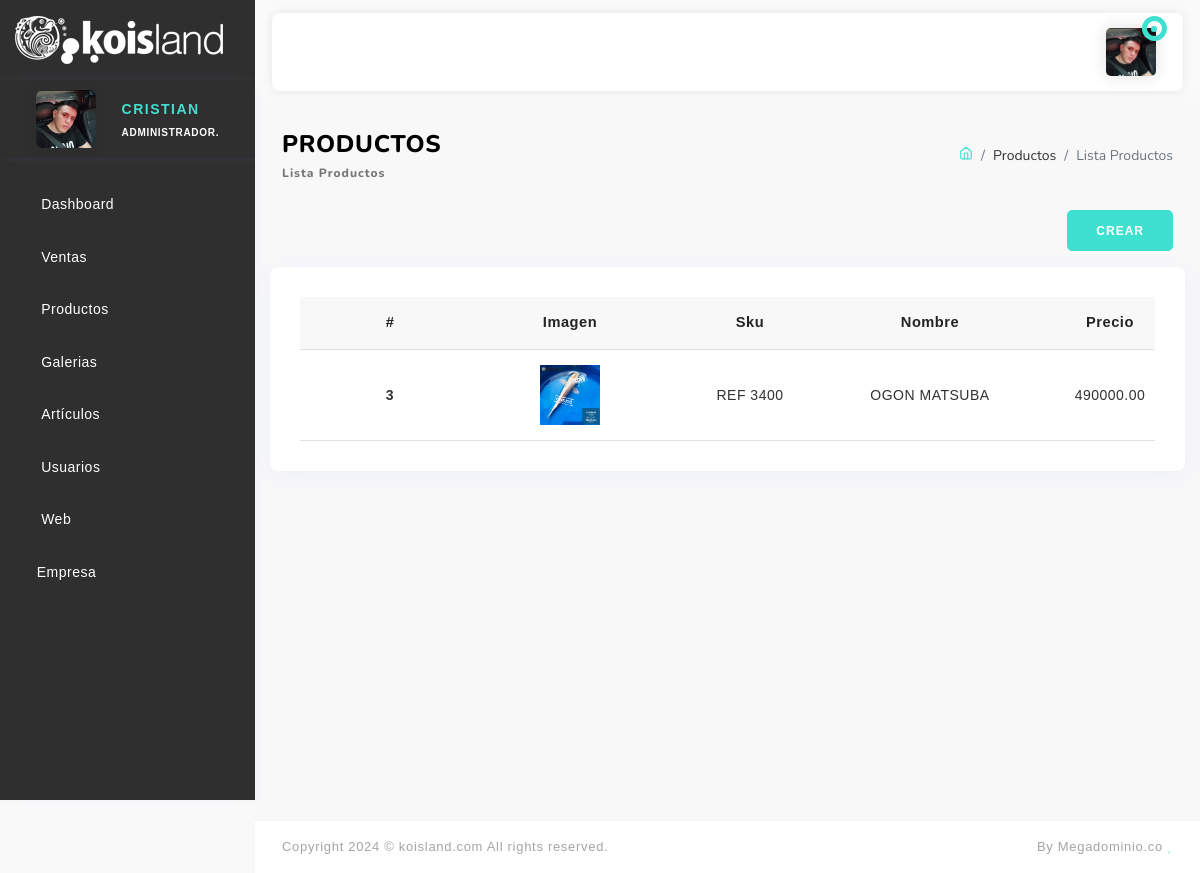
Page /pro/productos/ (signed in) on the earlier database version.
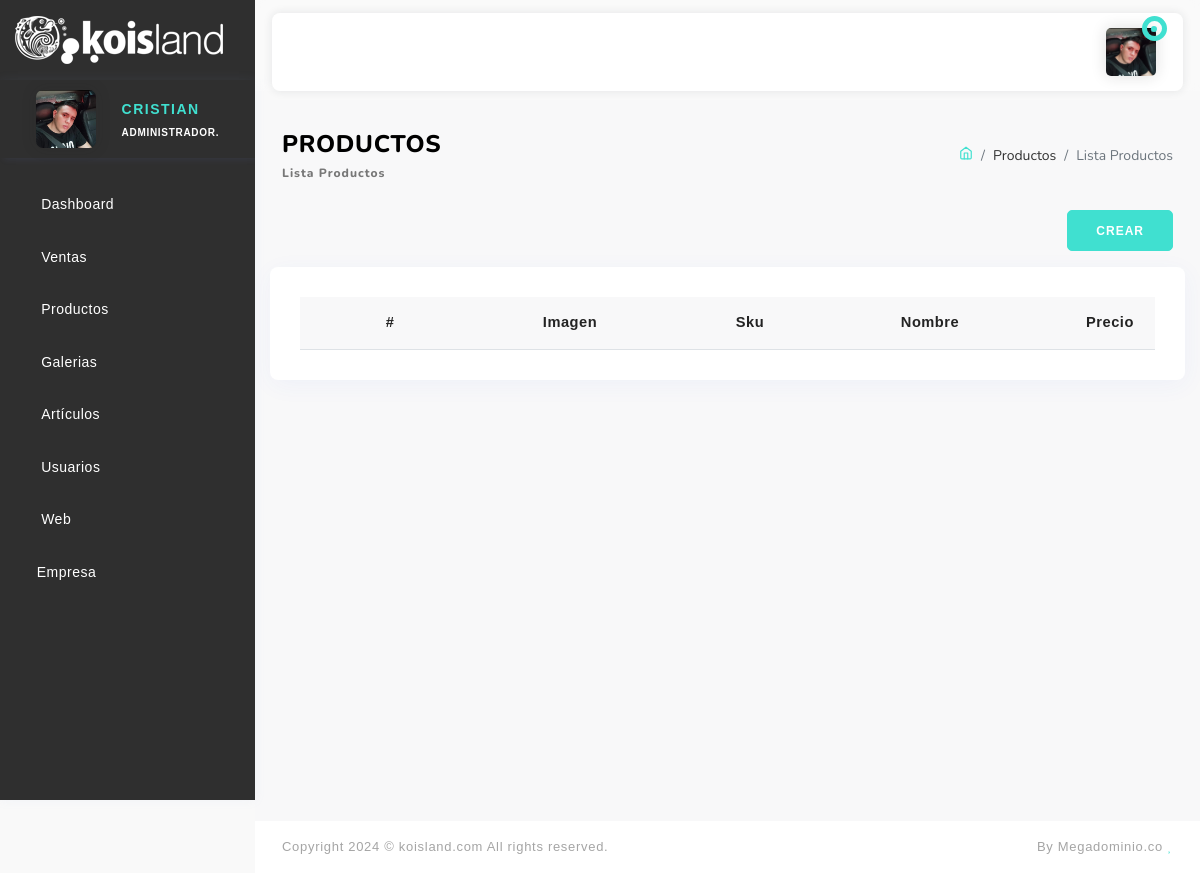
Same page on the later database version.
### usr/models.py (models this page shows, shortened)
class User(AbstractUser):
    image = models.ImageField(upload_to='img-users/', blank=True, null=True)
    identificacion = models.IntegerField(default=0, blank=True, null=True)
    telefono = models.IntegerField(default=0, blank=True, null=True)
    direccion = models.CharField(max_length=100, blank=True, null=True)
    cargo = models.ForeignKey(Cargo, on_delete=models.CASCADE, blank=True, null=True)

class Cargo(ClaseModelo):
    nombre = models.CharField(max_length=250)
    def __str__(self):
        return '{}'.format(self.nombre)

### bas/models.py (models this page shows, shortened)
class ClaseModelo(models.Model):
    estado = models.BooleanField(default=True)
    fc = models.DateTimeField(auto_now_add=True)
    fm = models.DateTimeField(auto_now=True)
    uc = models.ForeignKey(settings.AUTH_USER_MODEL,null=True, blank=True, on_delete=models.DO_NOTHING, related_name='%(class)s_requests_created')
    um = models.IntegerField(blank=True,null=True)
    class Meta:
        abstract=True

class Empresa(ClaseModelo):
    nombre = models.CharField(max_length=250)
    telefono = models.IntegerField(blank=True, null=True)
    logo = models.ImageField(upload_to="upload/images/empresa", blank=True, null=True)
    web = models.URLField(blank=True, null=True)
    terminos = models.TextField(max_length=512, blank=True, null=True)
    nit = models.IntegerField(blank=True, null=True)
    last_updated = models.DateTimeField(auto_now=True, editable=False)
    email = models.EmailField(blank=True, null=True)
    direccion = models.CharField(max_length=250, blank=True, null=True)
    created = models.DateTimeField(auto_now_add=True, editable=False)
    whatsapp = models.IntegerField(blank=True, null=True)
    estado = models.BooleanField(default=True)

### pro/models.py (models this page shows, shortened)
class Producto(ClaseModelo):
    nombre = models.CharField(max_length=200)
    sku = models.CharField(max_length=200)
    descripcion = models.TextField()
    precio = models.DecimalField(max_digits=10, decimal_places=2)
    stock = models.IntegerField()
    categoria = models.ForeignKey(Categoria, related_name='productos', on_delete=models.CASCADE)
    marca = models.ForeignKey(Marca, related_name='productos', on_delete=models.CASCADE)
    modelo = models.CharField(max_length=100, blank=True, null=True)
    dimensiones = models.CharField(max_length=100, blank=True, null=True, help_text="Dimensiones del producto")
    peso = models.DecimalField(max_digits=6, decimal_places=2, blank=True, null=True, help_text="Peso en kg")
    imagen_principal = models.ImageField(upload_to='productos/', blank=True, null=True)
    disponible = models.BooleanField(default=True)

### pro/views.py (the view)
# urls.py: path('productos/', ProductoListView.as_view(), name='producto_list'),
class ProductoListView(LoginRequiredMixin, ListView):
    login_url = 'bas:login'
    model = Producto
    template_name = 'productos_list.html'
    paginate_by = 10  # número de productos por página
    def get_context_data(self, **kwargs):
        context = super().get_context_data(**kwargs)
        context['titulo'] = 'Listado de Productos'
        return context

### app/context_processors.py (called while the page is built)
def empresa(request):
    emp = Empresa.objects.all().first()
    return {'emp': emp}

### pro/templates/productos_list.html (shortened to what this page needs)
{% extends 'base/index.html' %} {% load static %} {% block content %}
<div class="container-fluid">
  <div class="page-header">
    <div class="row">
      <div class="col-lg-6">
        <div class="page-header-left">
          <h3>
            Productos
            <small>Lista Productos</small>
          </h3>
        </div>
      </div>
      <div class="col-lg-6">
        <ol class="breadcrumb pull-right">
          <li class="breadcrumb-item">
            <a href="/">
            </a>
          </li>
          <li class="breadcrumb-item">Productos</li>
          <li class="breadcrumb-item active">Lista Productos</li>
        </ol>
      </div>
    </div>
  </div>
  <div class="row">
    <div class="col-md-12 d-flex justify-content-end">
      <a href="{% url 'pro:producto_create' %}" class="btn btn-primary btn-sm mb-3"
        >CREAR</a
      >
    </div>
  </div>
</div>
<div class="card">
  <div class="card-body">
    <div class="table-responsive table-desi">
      <table class="table all-package">
        <thead>
          <tr>
            <th>#</th>
            <th>Imagen</th>
            <th>Sku</th>
            <th>Nombre</th>
            <th>Precio</th>
          </tr>
        </thead>
        <tbody>
          {% for producto in object_list %}
          <tr>
            <td>{{ producto.id }}</td>
            <td>
              {% if producto.imagen_principal %}
                <img class="img-60" src="{{ producto.imagen_principal.url }}" alt="#" />
              {% else %}
                <p>Sin imagen</p>
              {% endif %}
            </td>
            <td>{{ producto.sku }}</td>
            <td>{{ producto.nombre }}</td>
            <td>{{ producto.precio }}</td>
          </tr>
          {% endfor %}
        </tbody>
      </table>
    </div>
  </div>
</div>
{% endblock %}

### templates/base/index.html (shortened to what this page needs)
{% load static %}
<!DOCTYPE html>
<html lang="es">
<head>
  <link rel="stylesheet" type="text/css" href="{% static 'base/assets/css/vendors/font-awesome.css' %}" />
  <link rel="stylesheet" type="text/css" href="{% static 'base/assets/css/vendors/flag-icon.css' %}" />
  <link rel="stylesheet" type="text/css" href="{% static 'base/assets/css/vendors/icofont.css' %}" />
  <link rel="stylesheet" type="text/css" href="{% static 'base/assets/css/vendors/prism.css' %}" />
  <link rel="stylesheet" type="text/css" href="{% static 'base/assets/css/vendors/chartist.css' %}" />
  <link rel="stylesheet" type="text/css" href="{% static 'base/assets/css/vendors/bootstrap.css' %}" />
  <link rel="stylesheet" type="text/css" href="{% static 'base/assets/css/style.css' %}" />
  <link rel="stylesheet" type="text/css" href="{% static 'base/assets/css/custom.css' %}" />
  <link rel="stylesheet" href="{% static 'base/assets/css/toastr/toastr.min.css' %}" />
</head>
<body>
  <div class="page-wrapper">
    <div class="page-main-header">
      <div class="main-header-right row">
        <div class="mobile-sidebar w-auto">
          <div class="media-body text-end switch-sm">
            <label class="switch">
            </label>
          </div>
        </div>
        <div class="nav-right col">
          <ul class="nav-menus">
            <li class="onhover-dropdown">
              <a class="text-dark" href="#">
            </li>
            <li class="onhover-dropdown">
              <div class="media align-items-center">
                <img class="align-self-center pull-right img-50 blur-up lazyloaded"
                  src="{{ request.user.image.url }}" alt="header-user" />
                <div class="dotted-animation">
                  <span class="animate-circle"></span>
                  <span class="main-circle"></span>
                </div>
              </div>
            </li>
          </ul>
        </div>
      </div>
    </div>
    <div class="page-body-wrapper">
      <div class="page-sidebar">
        <div class="main-header-left d-none d-lg-block">
          <div class="logo-wrapper">
            <a href="{% url 'bas:admin_home' %}">
              <img class="d-none d-lg-block blur-up lazyloaded" src="{{ emp.logo.url }}"
                alt="" />
            </a>
          </div>
        </div>
        <div class="sidebar custom-scrollbar">
          <div class="sidebar-user">
            <img class="img-60" src="{{ request.user.image.url }}" alt="#" />
            <div>
              <h6 class="f-14">{{ request.user.first_name }}</h6>
              <p>{{ request.user.cargo }}.</p>
            </div>
          </div>
          <ul class="sidebar-menu">
            <li>
              <a class="sidebar-header" href="{% url 'bas:admin_home' %}">
                <i data-feather="home"></i>
                <span>Dashboard</span>
              </a>
            </li>
            <li>
              <a class="sidebar-header" href="javascript:void(0)">
                <i data-feather="dollar-sign"></i>
                <span>Ventas</span>
                <i class="fa fa-angle-right pull-right"></i>
              </a>
            </li>
            <li>
              <a class="sidebar-header" href="javascript:void(0)">
                <i data-feather="box"></i>
                <span>Productos</span>
                <i class="fa fa-angle-right pull-right"></i>
              </a>
            </li>
            <li>
              <a class="sidebar-header" href="{% url 'bas:albumes' %}">
                <i data-feather="camera"></i>
                <span>Galerias</span>
              </a>
            </li>
            <li>
              <a class="sidebar-header" href="javascript:void(0)">
                <i data-feather="box"></i>
                <span>Artículos</span>
                <i class="fa fa-angle-right pull-right"></i>
              </a>
            </li>
            <li>
              <a class="sidebar-header" href="javascript:void(0)">
                <i data-feather="user-plus"></i>
                <span>Usuarios</span>
                <i class="fa fa-angle-right pull-right"></i>
              </a>
            </li>
            <li>
              <a class="sidebar-header" href="javascript:void(0)">
                <i data-feather="user-plus"></i>
                <span>Web</span>
                <i class="fa fa-angle-right pull-right"></i>
              </a>
            </li>
            <li>
              <a class="sidebar-header" href="{% url 'bas:empresa_edit' %}"><i
                  data-feather="settings"></i><span>Empresa</span></a>
            </li>
          </ul>
        </div>
      </div>
      <div class="page-body">
        {% block content %} {% endblock %}
      </div>
      <footer class="footer">
        <div class="container-fluid">
          <div class="row">
            <div class="col-md-6 footer-copyright text-start">
              <p class="mb-0">
                Copyright 2024 © koisland.com All rights reserved.
              </p>
            </div>
            <div class="col-md-6 pull-right text-end">
              <p class="mb-0">By Megadominio.co<i class="fa fa-heart"></i></p>
            </div>
          </div>
        </div>
      </footer>
    </div>
  </div>
</body>
</html>

### static/base/assets/css/custom.css (style rules this page uses)
.page-wrapper .page-body-wrapper .page-sidebar .main-header-left .logo-wrapper { padding-left: 40px; }
.page-wrapper .page-body-wrapper .page-sidebar .sidebar-user { padding: 10px 10px !important; }

Differences in the rows shown:
removed Producto: id "3", imagen_principal (picture), sku "REF 3400", nombre "OGON MATSUBA", precio "490000.00"
